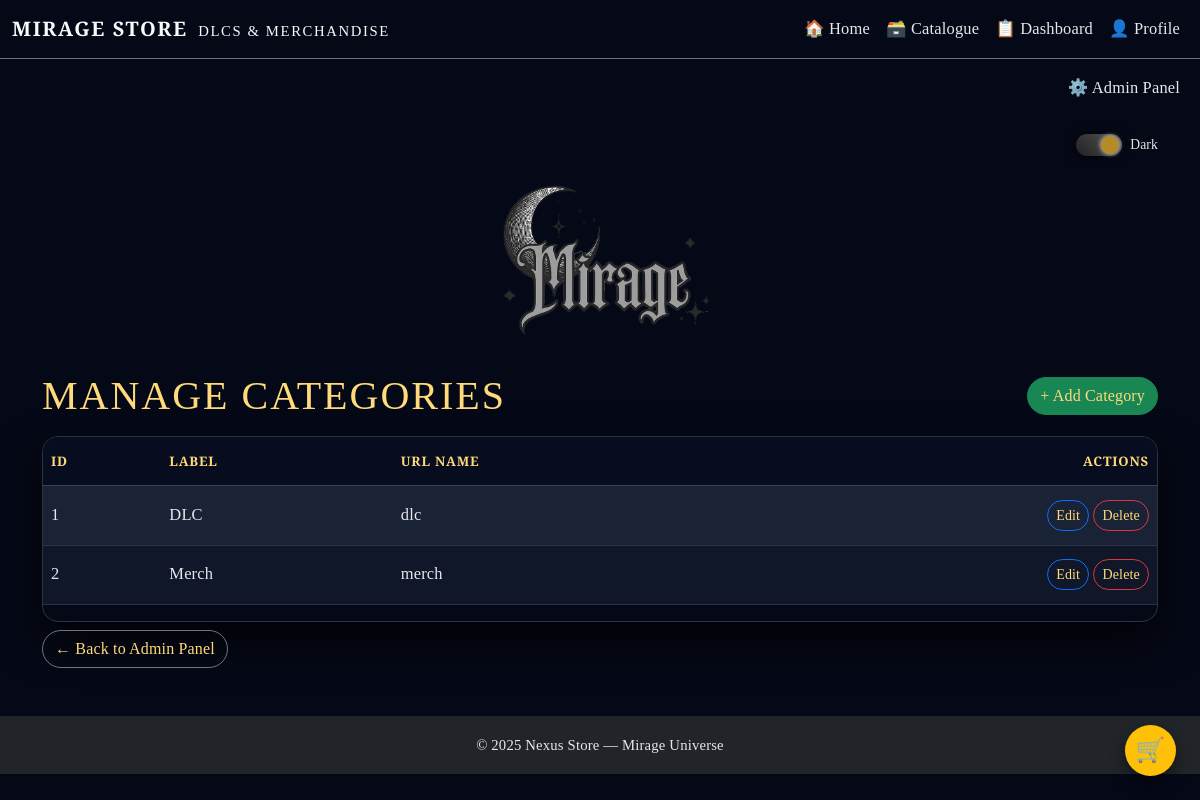
The app's page /manage/categories/ (signed in) with its own data.
### core/models.py (models this page shows, shortened)
class Category(models.Model):
    label = models.CharField(max_length=50)
    url_name = models.SlugField(unique=True)
    class Meta:
        verbose_name_plural = "Categories"

### core/views.py (the view)
# urls.py: path("manage/categories/", views.admin_categories_list, name="admin_categories_list"),
@role_required("Owner")
def admin_categories_list(request):
    categories = Category.objects.all().order_by("id")
    return render(request, "admin/categories_list.html", {"categories": categories})

### core/views.py (called while the page is built, shortened)
def role_required(*roles):
    def decorator(view_func):
        @wraps(view_func)
        @login_required
        def _wrapped(request, *args, **kwargs):
            user = request.user
            if user.is_superuser:
                return view_func(request, *args, **kwargs)
        return _wrapped
    return decorator

### core/templates/admin/categories_list.html (shortened to what this page needs)
{% extends "core/layout.html" %}
{% block content %}
<div class="d-flex justify-content-between align-items-center mb-3">
  <h1 class="page-title mb-0">Manage Categories</h1>
  <a href="{% url 'admin_category_create' %}" class="btn btn-success">+ Add Category</a>
</div>
<div class="table-responsive">
  <table class="table table-striped align-middle">
    <thead>
      <tr>
        <th>ID</th>
        <th>Label</th>
        <th>URL Name</th>
        <th class="text-end">Actions</th>
      </tr>
    </thead>
    <tbody>
      {% for c in categories %}
      <tr>
        <td>{{ c.id }}</td>
        <td>{{ c.label }}</td>
        <td>{{ c.url_name }}</td>
        <td class="text-end">
          <a class="btn btn-sm btn-outline-primary" href="{% url 'admin_category_edit' c.id %}">Edit</a>
          <a class="btn btn-sm btn-outline-danger" href="{% url 'admin_category_delete' c.id %}">Delete</a>
        </td>
      </tr>
      {% empty %}
      <tr>
        <td colspan="4" class="text-center text-muted py-4">No categories found.</td>
      </tr>
      {% endfor %}
    </tbody>
  </table>
</div>
<a href="{% url 'admin_panel' %}" class="btn btn-outline-secondary mt-2">← Back to Admin Panel</a>
{% endblock %}

### core/static/css-files/global.css (style rules this page uses)
*, *::before, *::after { box-sizing: border-box; }
body { font-family: "Cormorant Garamond", system-ui, -apple-system, BlinkMacSystemFont, "Segoe UI", sans-serif; }
.mirage-hero-title, .navbar-brand, .page-title { font-family: "Cinzel", serif; letter-spacing: 0.08em; text-transform: uppercase; }
html { font-size: 16px; }
body { font-size: 1.03rem; line-height: 1.6; font-weight: 500; -webkit-font-smoothing: antialiased; text-rendering: optimizeLegibility; }
.mirage-hero-title, .navbar-brand, .page-title { font-family: "Cinzel Decorative", "Cinzel", serif; }
:root { --mirage-font-body: "Cormorant Garamond", serif; --mirage-font-display: "Cinzel Decorative", "Cinzel", serif; }
body { font-family: var(--mirage-font-body); letter-spacing: 0.01em; }
h1, h2, h3, h4, h5, h6, .page-title, .mirage-hero-title { font-family: var(--mirage-font-display); letter-spacing: 0.05em; }
button, .btn, input, select, textarea, .table { font-family: var(--mirage-font-body); }
.btn { border-radius: 999px; transition: transform 160ms ease, box-shadow 160ms ease, filter 160ms ease; }
.table { background: transparent; }
body.dark-theme .table, body.dark-theme .table th, body.dark-theme .table td { color: #e5e7eb; }

### core/static/css-files/theme-dark.css (style rules this page uses)
body.dark-theme { background-color: #050816; color: #f3f4f6; }
body.dark-theme h1, body.dark-theme h2, body.dark-theme h3, body.dark-theme h4, body.dark-theme h5, body.dark-theme h6 { color: #ffda7a; }
body.dark-theme a { color: #ffda7a; text-decoration: none; }
body.dark-theme .page-title { color: #ffda7a; }
body.dark-theme .table { color: #e5e7eb; --bs-table-bg: transparent; --bs-table-striped-bg: rgba(148, 163, 184, 0.08); --bs-table-hover-bg: rgba(255, 218, 122, 0.10); border-color: rgba(148, 163, 184, 0.25); }
body.dark-theme .table thead th { color: #ffda7a; border-bottom-color: rgba(148, 163, 184, 0.35); }
body.dark-theme .table td, body.dark-theme .table th { border-color: rgba(148, 163, 184, 0.22); }
body.dark-theme .table-responsive { border-radius: 16px; overflow: hidden; border: 1px solid rgba(148, 163, 184, 0.28); box-shadow: 0 18px 40px rgba(0, 0, 0, 0.65); }
body.dark-theme table.table { background: rgba(15, 23, 42, 0.88) !important; --bs-table-bg: rgba(15, 23, 42, 0.88); --bs-table-color: #e5e7eb; --bs-table-border-color: rgba(148, 163, 184, 0.22); --bs-table-striped-bg: rgba(148, 163, 184, 0.08); --bs-table-hover-bg: rgba(255, 218, 122, 0.10); }
body.dark-theme table.table thead th { color: #ffda7a !important; font-weight: 700; letter-spacing: 0.06em; text-transform: uppercase; font-size: 0.82rem; background: rgba(2, 6, 23, 0.55); }
body.dark-theme table.table td, body.dark-theme table.table th { padding-top: 0.85rem; padding-bottom: 0.85rem; }

### records on screen
Category: id "1", label "DLC", url_name "dlc"
Category: id "2", label "Merch", url_name "merch"
